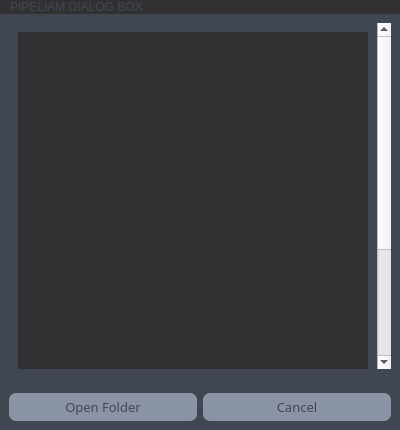
<?xml version="1.0" encoding="UTF-8"?>
<ui version="4.0">
 <class>Dialog</class>
 <widget class="QDialog" name="Dialog">
  <property name="geometry">
   <rect>
    <x>0</x>
    <y>0</y>
    <width>400</width>
    <height>430</height>
   </rect>
  </property>
  <property name="minimumSize">
   <size>
    <width>0</width>
    <height>0</height>
   </size>
  </property>
  <property name="maximumSize">
   <size>
    <width>16777215</width>
    <height>16777215</height>
   </size>
  </property>
  <property name="windowTitle">
   <string>Dialog</string>
  </property>
  <layout class="QVBoxLayout" name="verticalLayout">
   <property name="spacing">
    <number>0</number>
   </property>
   <property name="leftMargin">
    <number>0</number>
   </property>
   <property name="topMargin">
    <number>0</number>
   </property>
   <property name="rightMargin">
    <number>0</number>
   </property>
   <property name="bottomMargin">
    <number>0</number>
   </property>
   <item>
    <widget class="QFrame" name="frame_top">
     <property name="maximumSize">
      <size>
       <width>16777215</width>
       <height>40</height>
      </size>
     </property>
     <property name="styleSheet">
      <string notr="true">background-color: #313134;</string>
     </property>
     <property name="frameShape">
      <enum>QFrame::NoFrame</enum>
     </property>
     <property name="frameShadow">
      <enum>QFrame::Raised</enum>
     </property>
     <layout class="QHBoxLayout" name="horizontalLayout">
      <property name="spacing">
       <number>6</number>
      </property>
      <property name="leftMargin">
       <number>0</number>
      </property>
      <property name="topMargin">
       <number>0</number>
      </property>
      <property name="rightMargin">
       <number>0</number>
      </property>
      <property name="bottomMargin">
       <number>0</number>
      </property>
      <item>
       <widget class="QFrame" name="frame_text_2">
        <property name="frameShape">
         <enum>QFrame::NoFrame</enum>
        </property>
        <property name="frameShadow">
         <enum>QFrame::Raised</enum>
        </property>
        <layout class="QHBoxLayout" name="horizontalLayout_6">
         <property name="leftMargin">
          <number>10</number>
         </property>
         <property name="topMargin">
          <number>0</number>
         </property>
         <property name="rightMargin">
          <number>0</number>
         </property>
         <property name="bottomMargin">
          <number>0</number>
         </property>
         <item>
          <widget class="QLabel" name="lab_name_2">
           <property name="styleSheet">
            <string notr="true">font: 63 20pt &quot;Quicksand SemiBold&quot;;
color : #414752</string>
           </property>
           <property name="frameShadow">
            <enum>QFrame::Raised</enum>
           </property>
           <property name="text">
            <string>PIPELIAM DIALOG BOX</string>
           </property>
           <property name="textFormat">
            <enum>Qt::AutoText</enum>
           </property>
           <property name="alignment">
            <set>Qt::AlignLeading|Qt::AlignLeft|Qt::AlignVCenter</set>
           </property>
           <property name="margin">
            <number>0</number>
           </property>
          </widget>
         </item>
        </layout>
       </widget>
      </item>
     </layout>
    </widget>
   </item>
   <item>
    <widget class="QFrame" name="frame_main">
     <property name="styleSheet">
      <string notr="true">.QFrame {
    background-color:#414752;
}</string>
     </property>
     <property name="frameShape">
      <enum>QFrame::NoFrame</enum>
     </property>
     <property name="frameShadow">
      <enum>QFrame::Raised</enum>
     </property>
     <layout class="QVBoxLayout" name="verticalLayout_2">
      <property name="leftMargin">
       <number>0</number>
      </property>
      <property name="topMargin">
       <number>0</number>
      </property>
      <property name="rightMargin">
       <number>0</number>
      </property>
      <property name="bottomMargin">
       <number>0</number>
      </property>
      <item>
       <widget class="QFrame" name="frame_active">
        <property name="frameShape">
         <enum>QFrame::NoFrame</enum>
        </property>
        <property name="frameShadow">
         <enum>QFrame::Raised</enum>
        </property>
        <layout class="QVBoxLayout" name="verticalLayout_3">
         <property name="leftMargin">
          <number>0</number>
         </property>
         <property name="topMargin">
          <number>0</number>
         </property>
         <property name="rightMargin">
          <number>0</number>
         </property>
         <property name="bottomMargin">
          <number>0</number>
         </property>
         <item>
          <widget class="QFrame" name="frame_folders">
           <property name="styleSheet">
            <string notr="true"/>
           </property>
           <property name="frameShape">
            <enum>QFrame::NoFrame</enum>
           </property>
           <property name="frameShadow">
            <enum>QFrame::Raised</enum>
           </property>
           <layout class="QHBoxLayout" name="horizontalLayout_2">
            <item>
             <widget class="QScrollArea" name="scrollA_folders">
              <property name="autoFillBackground">
               <bool>false</bool>
              </property>
              <property name="styleSheet">
               <string notr="true"> QScrollBar:vertical {
	border: none;
    background: #313134;
    width: 14px;
    margin: 15px 0 15px 0;
	border-radius: 0px;
 }

/*  HANDLE BAR VERTICAL */
QScrollBar::handle:vertical {	
	background-color: #8B94A4;
	min-height: 30px;
	margin: 0 3px 0 3px;
	border-radius: 3px;
}
QScrollBar::handle:vertical:hover{	
	background-color:  #FFF;
}
QScrollBar::handle:vertical:pressed {	
	background-color:  #FFF;
}

/* BTN TOP - SCROLLBAR */
QScrollBar::sub-line:vertical {
	border: none;
	background-color:#313134;
	height: 15px;
	border-top-left-radius: 7px;
	border-top-right-radius: 7px;
	subcontrol-position: top;
	subcontrol-origin: margin;
}

/* BTN BOTTOM - SCROLLBAR */
QScrollBar::add-line:vertical {
	border: none;
	background-color: #313134;
	height: 15px;
	border-bottom-left-radius: 7px;
	border-bottom-right-radius: 7px;
	subcontrol-position: bottom;
	subcontrol-origin: margin;
}

/* RESET ARROW */
QScrollBar::up-arrow:vertical, QScrollBar::down-arrow:vertical {
	background: none;
}
QScrollBar::add-page:vertical, QScrollBar::sub-page:vertical {
	background: none;
}</string>
              </property>
              <property name="frameShape">
               <enum>QFrame::NoFrame</enum>
              </property>
              <property name="frameShadow">
               <enum>QFrame::Sunken</enum>
              </property>
              <property name="verticalScrollBarPolicy">
               <enum>Qt::ScrollBarAsNeeded</enum>
              </property>
              <property name="horizontalScrollBarPolicy">
               <enum>Qt::ScrollBarAsNeeded</enum>
              </property>
              <property name="widgetResizable">
               <bool>true</bool>
              </property>
              <widget class="QWidget" name="scrollAWC_folders">
               <property name="geometry">
                <rect>
                 <x>0</x>
                 <y>0</y>
                 <width>368</width>
                 <height>518</height>
                </rect>
               </property>
               <property name="styleSheet">
                <string notr="true">background-color:#414752;
</string>
               </property>
               <layout class="QVBoxLayout" name="verticalLayout_4">
                <property name="leftMargin">
                 <number>9</number>
                </property>
                <property name="topMargin">
                 <number>9</number>
                </property>
                <property name="rightMargin">
                 <number>9</number>
                </property>
                <property name="bottomMargin">
                 <number>9</number>
                </property>
                <item>
                 <widget class="QListView" name="listView_folders">
                  <property name="minimumSize">
                   <size>
                    <width>0</width>
                    <height>500</height>
                   </size>
                  </property>
                  <property name="font">
                   <font>
                    <family>Quicksand</family>
                    <pointsize>10</pointsize>
                   </font>
                  </property>
                  <property name="styleSheet">
                   <string notr="true">background-color: #313134;</string>
                  </property>
                  <property name="frameShape">
                   <enum>QFrame::NoFrame</enum>
                  </property>
                  <property name="verticalScrollBarPolicy">
                   <enum>Qt::ScrollBarAlwaysOff</enum>
                  </property>
                  <property name="horizontalScrollBarPolicy">
                   <enum>Qt::ScrollBarAlwaysOff</enum>
                  </property>
                  <property name="viewMode">
                   <enum>QListView::ListMode</enum>
                  </property>
                  <property name="modelColumn">
                   <number>0</number>
                  </property>
                 </widget>
                </item>
               </layout>
              </widget>
             </widget>
            </item>
           </layout>
          </widget>
         </item>
         <item>
          <widget class="QFrame" name="frame_btn">
           <property name="sizePolicy">
            <sizepolicy hsizetype="Preferred" vsizetype="Fixed">
             <horstretch>0</horstretch>
             <verstretch>0</verstretch>
            </sizepolicy>
           </property>
           <property name="frameShape">
            <enum>QFrame::NoFrame</enum>
           </property>
           <property name="frameShadow">
            <enum>QFrame::Raised</enum>
           </property>
           <layout class="QHBoxLayout" name="horizontalLayout_4">
            <item>
             <widget class="QPushButton" name="btn_create">
              <property name="font">
               <font>
                <family>Quicksand</family>
                <pointsize>10</pointsize>
               </font>
              </property>
              <property name="styleSheet">
               <string notr="true">QPushButton{
	background-color:#8B94A4;
	color:#414752;
	border-radius:7px;
	padding: 5px;
}
QPushButton:hover{
	color:#FFF;
}

QPushButton:pressed{
	color:#FFF;
	background-color:#000000;
}</string>
              </property>
              <property name="text">
               <string>Open Folder</string>
              </property>
             </widget>
            </item>
            <item>
             <widget class="QPushButton" name="btn_close">
              <property name="font">
               <font>
                <family>Quicksand</family>
                <pointsize>10</pointsize>
               </font>
              </property>
              <property name="styleSheet">
               <string notr="true">QPushButton{
	background-color:#8B94A4;
	color:#414752;
	border-radius:7px;
	padding: 5px;
}
QPushButton:hover{
	color:#FFF;
}

QPushButton:pressed{
	color:#FFF;
	background-color:#000000;
}</string>
              </property>
              <property name="text">
               <string>Cancel</string>
              </property>
             </widget>
            </item>
           </layout>
          </widget>
         </item>
        </layout>
       </widget>
      </item>
     </layout>
    </widget>
   </item>
  </layout>
 </widget>
 <resources/>
 <connections/>
</ui>
